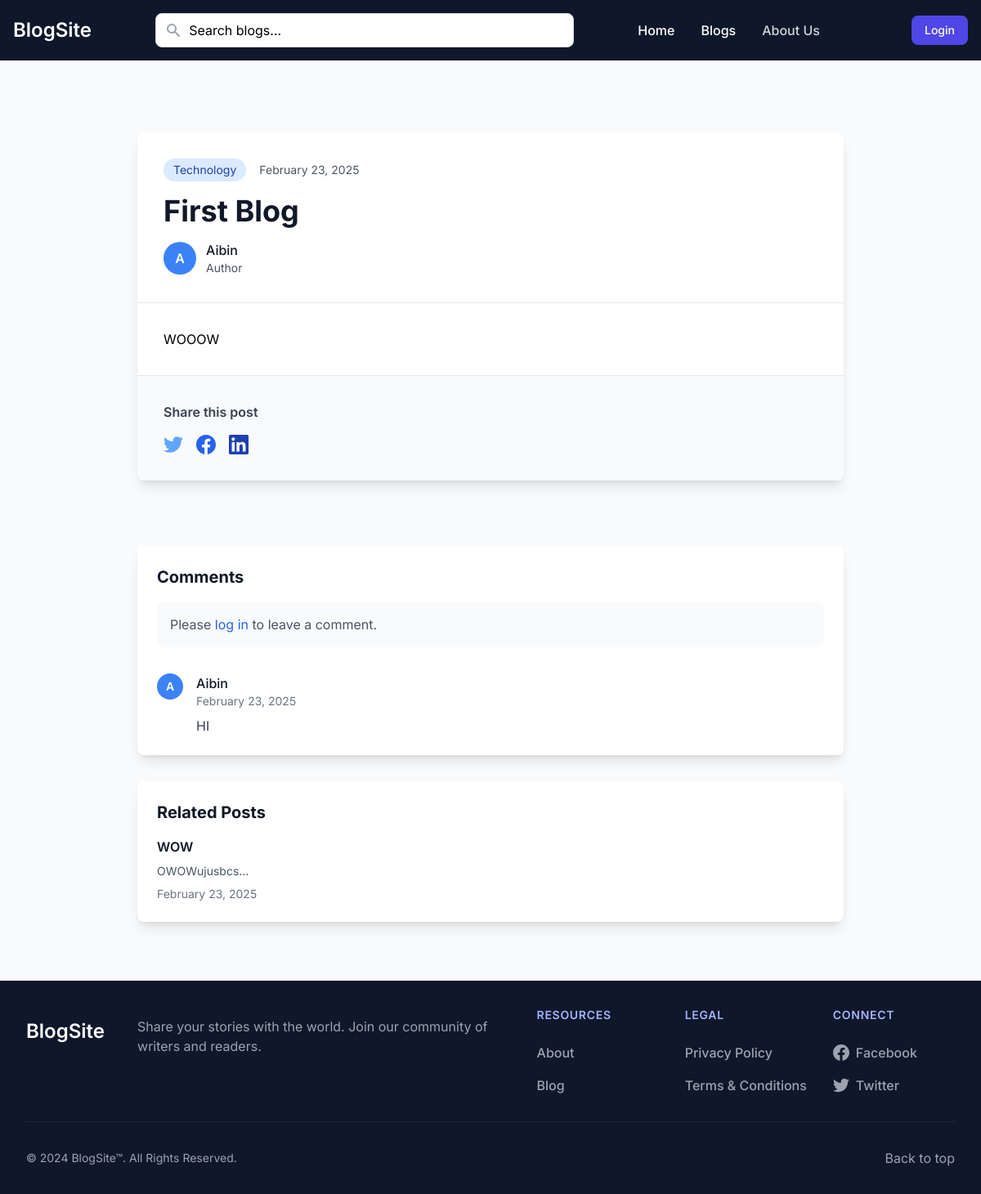
/blog/1, run on an earlier commit of the app's database.
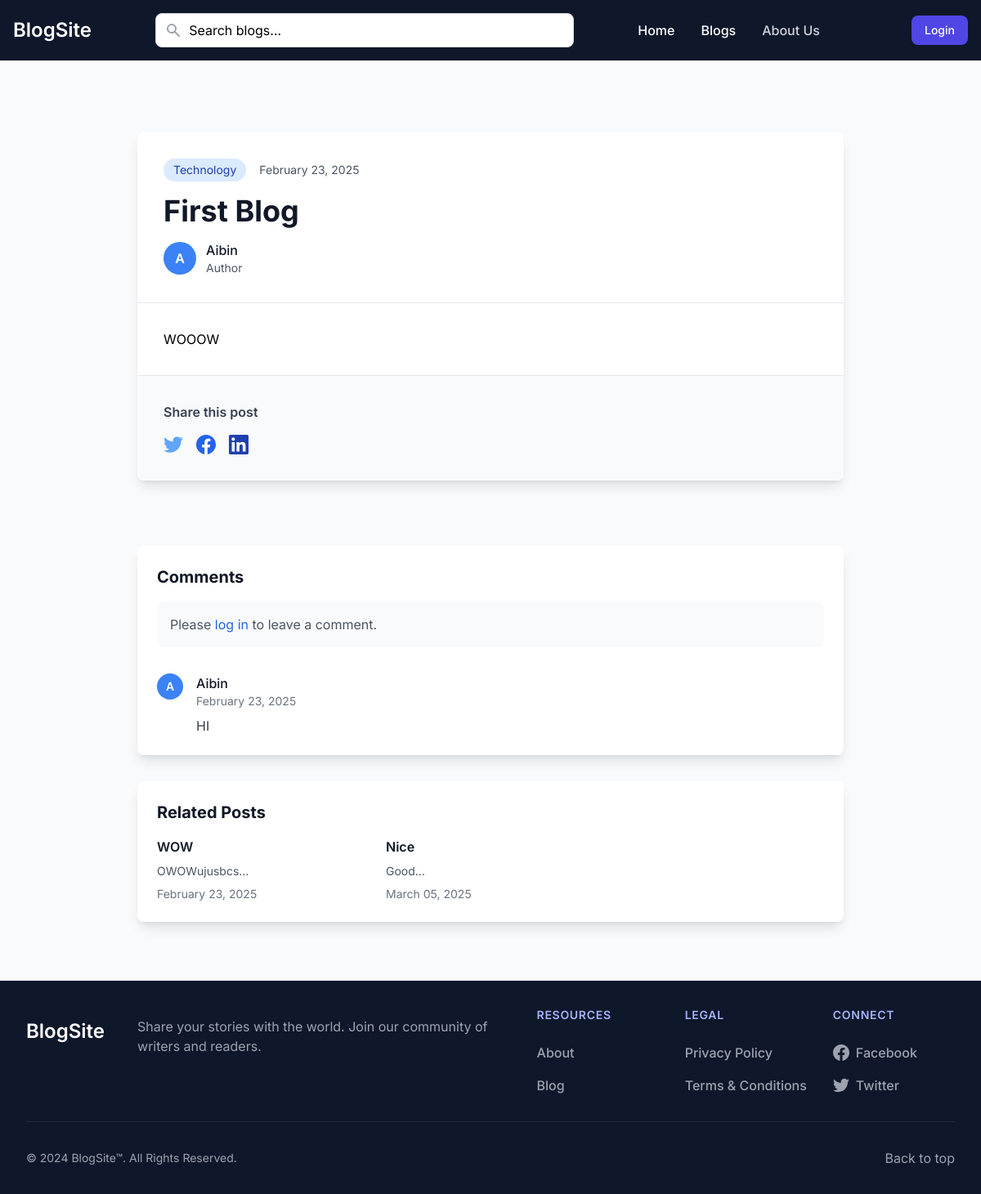
And on a later commit of the database.
### app.py (models this page shows, shortened)
class Comment(db.Model):
    id = db.Column(db.Integer, primary_key=True)
    content = db.Column(db.Text, nullable=False)
    blog_id = db.Column(db.Integer, db.ForeignKey('blog.id'), nullable=False)
    user_id = db.Column(db.Integer, db.ForeignKey('user.id'), nullable=False)
    created_at = db.Column(db.DateTime, default=datetime.utcnow)
    updated_at = db.Column(db.DateTime, default=datetime.utcnow, onupdate=datetime.utcnow)
    user = db.relationship('User', backref='comments')

class User(UserMixin, db.Model):
    id = db.Column(db.Integer, primary_key=True)
    name = db.Column(db.String(100), nullable=False)
    email = db.Column(db.String(120), unique=True, nullable=False)
    password = db.Column(db.String(200), nullable=False)
    is_admin = db.Column(db.Boolean, default=False)
    created_at = db.Column(db.DateTime, nullable=False, default=datetime.utcnow)
    updated_at = db.Column(db.DateTime, default=datetime.utcnow, onupdate=datetime.utcnow)

class Blog(db.Model):
    id = db.Column(db.Integer, primary_key=True)
    title = db.Column(db.String(200), nullable=False)
    content = db.Column(db.Text, nullable=False)
    author_id = db.Column(db.Integer, db.ForeignKey('user.id'), nullable=False)
    category_id = db.Column(db.Integer, db.ForeignKey('category.id'), nullable=False)
    status = db.Column(db.String(20), default='draft')
    moderation_status = db.Column(db.String(20), default='pending')
    moderation_comment = db.Column(db.Text)
    moderated_by = db.Column(db.Integer, db.ForeignKey('user.id'))
    moderated_at = db.Column(db.DateTime)
    created_at = db.Column(db.DateTime, default=datetime.utcnow)
    updated_at = db.Column(db.DateTime, default=datetime.utcnow, onupdate=datetime.utcnow)
    comments = db.relationship('Comment', backref='blog', lazy=True)
    likes = db.relationship('Like', backref='blog', lazy=True)
    author = db.relationship('User', foreign_keys=[author_id], backref='blogs')
    moderator = db.relationship('User', foreign_keys=[moderated_by], backref='moderated_blogs')

### app.py (the view, shortened to what this page needs)
@app.route('/blog/<int:blog_id>', methods=['GET', 'POST'])
def view_blog(blog_id):
    blog = Blog.query.get_or_404(blog_id)
    if (blog.status == 'rejected' or blog.moderation_status == 'rejected') and \
       (not current_user.is_authenticated or not current_user.is_admin):
        abort(404)
    has_liked = False
    if current_user.is_authenticated:
        has_liked = any(like.user_id == current_user.id for like in blog.likes)
    comments = Comment.query.filter_by(blog_id=blog.id)\
        .order_by(Comment.created_at.desc()).all()
    related_blogs = Blog.query.filter(
        Blog.category_id == blog.category_id,
        Blog.id != blog.id,
        Blog.status == 'published'
    ).limit(3).all()
    return render_template('view_blog.html',
                         blog=blog,
                         comments=comments,
                         related_blogs=related_blogs,
                         has_liked=has_liked,
                         user=current_user)

### app.py (called while the page is built)
@app.context_processor
def utility_processor():
    return {
        'POSTS_PER_PAGE': app.config['POSTS_PER_PAGE'],
        'min': min  # Make min() function available in templates
    }

### templates/view_blog.html (shortened to what the changed rows need)
{% extends "base.html" %}
{% block content %}
<div class="max-w-4xl mx-auto my-10 px-4">
    <div class="bg-white rounded-lg shadow-lg overflow-hidden mb-8">
        <div class="p-8">
            <h1 class="text-4xl font-bold text-gray-900 mb-4">{{ blog.title }}</h1>
        </div>
    </div>
    <br><br>
    <div class="bg-white rounded-lg shadow-lg overflow-hidden mb-8">
        <div class="p-6">
            <div class="space-y-6">
                {% for comment in comments %}
                <div class="flex space-x-4">
                    <div class="flex-shrink-0">
                        <div class="w-8 h-8 bg-blue-500 rounded-full flex items-center justify-center text-white text-sm font-semibold">
                            {{ comment.user.name[:1] }}
                        </div>
                    </div>
                    <div class="flex-grow">
                        <div class="flex items-center justify-between">
                            <div>
                                <p class="font-medium text-gray-900">{{ comment.user.name }}</p>
                                <p class="text-gray-500 text-sm">{{ comment.created_at.strftime('%B %d, %Y') }}</p>
                            </div>
                        </div>
                        <div class="mt-2 text-gray-700">
                            {{ comment.content }}
                        </div>
                    </div>
                </div>
                {% else %}
                <p class="text-gray-600 text-center py-4">No comments yet. Be the first to comment!</p>
                {% endfor %}
            </div>
        </div>
    </div>
    {% if related_blogs %}
    <div class="bg-white rounded-lg shadow-lg overflow-hidden">
        <div class="p-6">
            <div class="grid grid-cols-1 md:grid-cols-3 gap-6">
                {% for related in related_blogs %}
                <div class="group">
                    <a href="{{ url_for('view_blog', blog_id=related.id) }}" class="block">
                        <h4 class="font-semibold text-gray-900 group-hover:text-blue-600 transition-colors">
                            {{ related.title }}
                        </h4>
                        <p class="mt-2 text-sm text-gray-600">
                            {{ related.content[:100]|striptags }}...
                        </p>
                        <p class="mt-2 text-sm text-gray-500">
                            {{ related.created_at.strftime('%B %d, %Y') }}
                        </p>
                    </a>
                </div>
                {% endfor %}
            </div>
        </div>
    </div>
    {% endif %}
</div>
{% endblock %}

What changed in the data, as far as the page shows it:
added Blog: title "Nice", content "Good", created_at "March 05, 2025"
